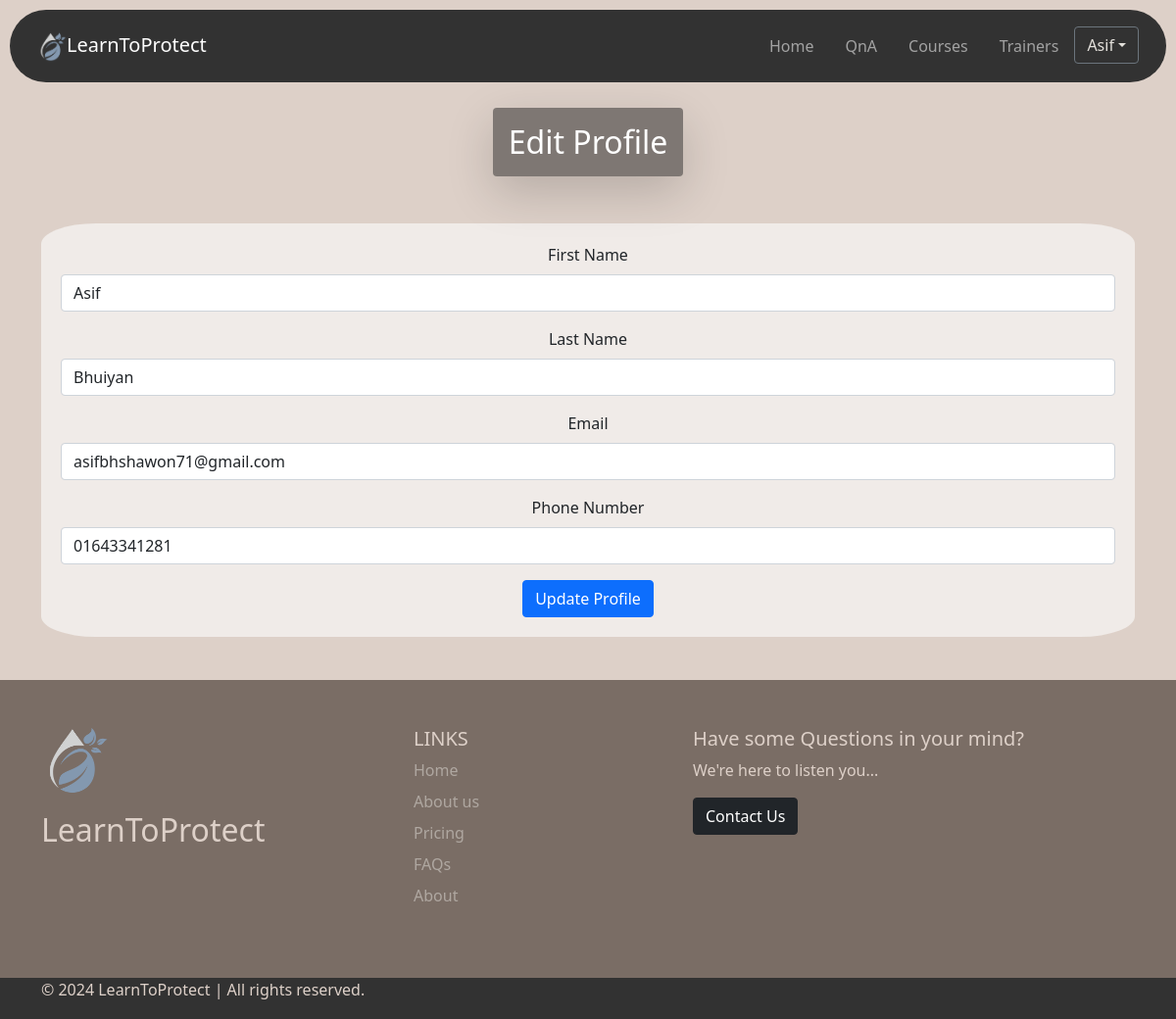
The page /edit_profile.php (signed in) on the database its author committed.
### tables this page shows
CREATE TABLE `user` (
  `id` int(11) NOT NULL,
  `first_name` varchar(100) NOT NULL,
  `last_name` varchar(100) NOT NULL,
  `email` varchar(100) NOT NULL,
  `phone_num` varchar(15) DEFAULT NULL,
  `password` varchar(255) NOT NULL,
  `role_id` int(11) DEFAULT NULL
);

### edit_profile.php (the view, shortened to what this page needs)
<?php
include('connection.php');
$username = $_SESSION['username'];
$query = "SELECT * FROM user WHERE email = '$username'";
$user_result = mysqli_query($conn, $query);
if ($user_result && mysqli_num_rows($user_result) > 0) {
    $user_row = mysqli_fetch_assoc($user_result);
} else {
    echo "<script>alert('User not found')</script>";
    echo "<script>window.open('./signup.php', '_self')</script>";
    exit();
}
?>
<!DOCTYPE html>
<html lang="en">
<head>
    <link href="https://cdn.jsdelivr.net/npm/bootstrap@5.0.2/dist/css/bootstrap.min.css" rel="stylesheet"
 />
</head>
<body>
    <?php include('navbar.php') ?>
    <div class="container text-center">
        <h2 class="shadow-lg p-3 mb-5 bg-body-tertiary rounded title">Edit Profile</h2>
        <div class="profile-box">
            <form method="post" action="edit_profile.php">
                <div class="mb-3">
                    <label for="first_name" class="form-label">First Name</label>
                    <input type="text" class="form-control" id="first_name" name="first_name"
                        value="<?php echo $user_row['first_name']; ?>" required>
                </div>
                <div class="mb-3">
                    <label for="last_name" class="form-label">Last Name</label>
                    <input type="text" class="form-control" id="last_name" name="last_name"
                        value="<?php echo $user_row['last_name']; ?>" required>
                </div>
                <div class="mb-3">
                    <label for="email" class="form-label">Email</label>
                    <input type="email" class="form-control" id="email" name="email"
                        value="<?php echo $user_row['email']; ?>" required>
                </div>
                <div class="mb-3">
                    <label for="phone_num" class="form-label">Phone Number</label>
                    <input type="text" class="form-control" id="phone_num" name="phone_num"
                        value="<?php echo $user_row['phone_num']; ?>" required>
                </div>
                <button type="submit" class="btn btn-primary">Update Profile</button>
            </form>
        </div>
    </div>
    <br>
</body>
</html>

### navbar.php (shortened to what this page needs)
<head>
  <link rel="stylesheet" href="./CSS/navbar.css" />
</head>
<body>
  <div class="nav-container">
    <nav class="navbar fixed-top navbar-expand-lg navbar-dark p-3 custom-nav">
      <div class="container-fluid">
        <a class="navbar-brand" href="#"><img src="./components/logo.png" alt="" class="logo" />LearnToProtect</a>
        <div class="collapse navbar-collapse" id="navbarNavDropdown">
          <ul class="navbar-nav ms-auto">
            <li class="nav-item">
              <a class="nav-link mx-2" aria-current="page" href="./index.php">Home</a>
            </li>
            <li class="nav-item">
              <a class="nav-link mx-2" href="./QnA.php">QnA</a>
            </li>
            <li class="nav-item">
              <a class="nav-link mx-2" href="./CAT.php">Courses</a>
            </li>
            <li class="nav-item">
              <a class="nav-link mx-2" href="./trainerpage.php">Trainers</a>
            </li>
            <?php
            include ('connection.php');
            if (!isset($_SESSION['username'])) {
              echo '<a class="btn btn-secondary" type="button" href="./signup.php">Login</a>';
            } else {
              $username = $_SESSION['username'];
              $role_id = $_SESSION['role_id'];
              if ($role_id == 1) {
                $url = "./admin.php";
              } else if ($role_id == 2) {
                $query = "SELECT * from user where email = '$username'";
                $result = mysqli_query($conn, $query);
                $row = mysqli_fetch_assoc($result);
                $url = "./trainer_dashboard.php?id=" . $row['id'];
              } else if ($role_id == 3) {
                $url = "./guardian_dashboard.php";
              } else {
                echo "<script>console.log('Error in role_id');</script>";
              }
              $query = "SELECT first_name from user where email = '$username'";
              $result = mysqli_query($conn, $query);
              if ($result) {
                $row = mysqli_fetch_assoc($result);
                echo '<div class="dropdown">
                <button class="btn btn-secondary dropdown-toggle" type="button" id="profileBtn" data-bs-toggle="dropdown" aria-expanded="false">'
                  . $row["first_name"] .
                  '</button>
                <ul class="dropdown-menu" aria-labelledby="profileBtn">
                  <li><a class="dropdown-item" href=' . $url . '>Profile</a></li>
                  <li><a class="dropdown-item" href="./logout.php">Logout</a></li>
                </ul>
              </div>';
              } else {
                echo "<script>Error in fetching data</script>";
              }
            }
            ?>
          </ul>
        </div>
      </div>
    </nav>
  </div>
</body>

### CSS/navbar.css (style rules this page uses)
.nav-container { padding-bottom: 100px; }
.nav-container nav { border-radius: 50px; }
.nav-container .fixed-top { top: 10px; right: 10px; left: 10px; }
.nav-container .custom-nav { background-color: #323232; }
.logo { width: 30px; }
.nav-container button { background-color: #4774f1; color: #e4e1dc; }
.nav-link-text { color: #e4e1dc; opacity: 0.5; text-decoration: none; }
.nav-container button { background: #323232; }

### CSS/footer.css (style rules this page uses)
.footer-sec-1 { background-color: #7a6d65; color: #DDD0C8; }
.footer-sec-2 { background-color: #323232; color: #DDD0C8; }
.footer-logo { width: 70px; }

### edit_profile.php (style rules this page uses)
body { margin-top: 10px; background-color: #DDD0c8; }
.profile-box { background-color: #f0ebe8; padding: 20px; margin-bottom: 20px; border-radius: 5%; }
.title { display: inline-block; background-color: rgba(32, 32, 32, 0.5); color: white; }

### rows shown on the page
user: first_name "Asif", last_name "Bhuiyan", email "asifbhshawon71@gmail.com", phone_num "01643341281"
